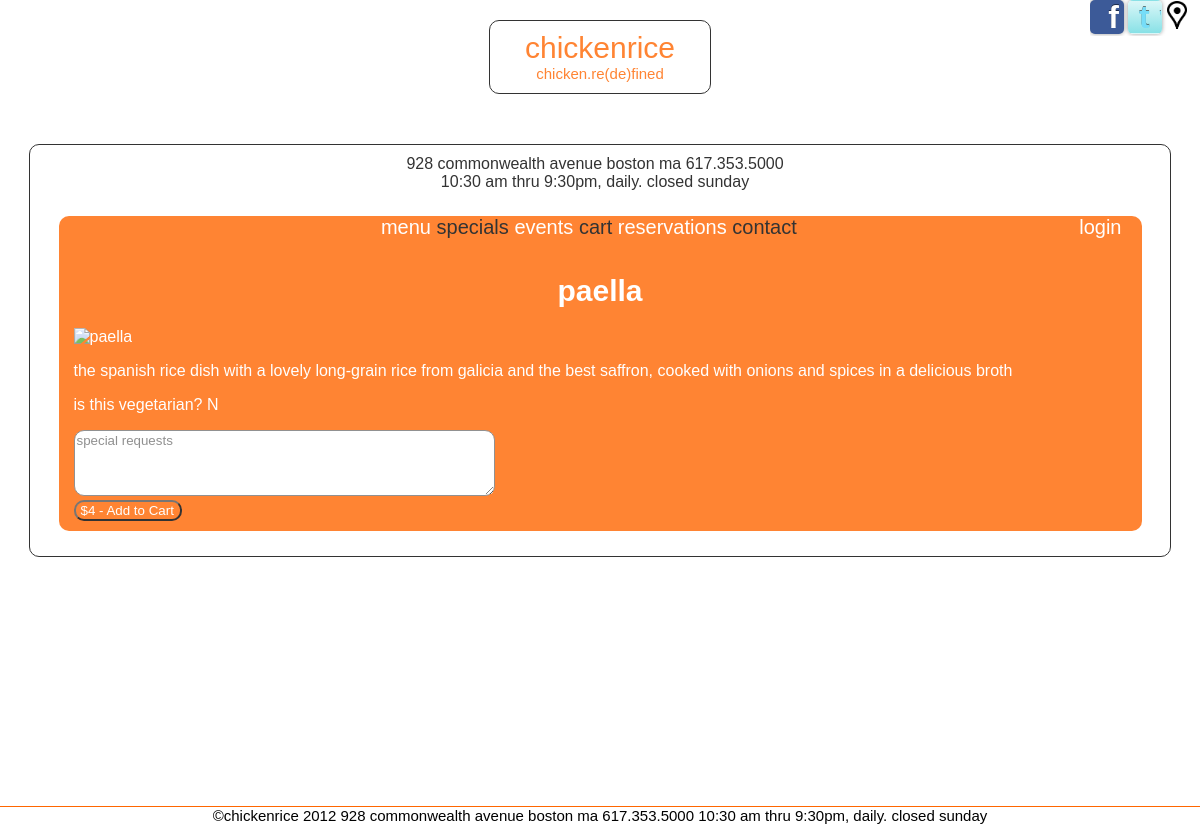
Page /menu/index.php?action=itemdetail&menuid=5 on the committed database.
### tables this page shows
CREATE TABLE IF NOT EXISTS `menu` (
  `id` int(10) NOT NULL AUTO_INCREMENT,
  `menuType` int(10) NOT NULL,
  `foodItem` int(10) NOT NULL,
  `price` int(5) NOT NULL,
  `cost` int(5) NOT NULL,
  `specialDay` varchar(1) NULL,
  PRIMARY KEY (`id`),
  KEY `menuType` (`menuType`),
  KEY `foodItem` (`foodItem`)
);

CREATE TABLE IF NOT EXISTS `food` (
  `id` int(10) NOT NULL AUTO_INCREMENT,
  `name` varchar(25) NOT NULL,
  `description` varchar(255) NOT NULL,
  `isVegetarian` varchar(1) NOT NULL DEFAULT 'N',
  `imageName` varchar(255) NULL,
  PRIMARY KEY (`id`)
);

### model/database.php (called while the page is built, shortened)
<?php
class Database {
    private static $dsn = 'mysql:host=localhost;dbname=chickenrice';
    private static $username = 'chickenrice';
    private static $password = 'password';
    private static $db;
    public static function getDB () {
        if (!isset(self::$db)) {
            try {
                self::$db = new PDO(self::$dsn,
                                     self::$username,
                                     self::$password);
            } catch (PDOException $e) {
                $error_message = $e->getMessage();
                include('../errors/database_error.php');
                exit();
            }
        }
        return self::$db;
    }
}
?>

### model/menu.php (called while the page is built, shortened)
<?php
class Menu{
	private $foodName;
	private $description;
	private $vegetarian;
	private $price;
	private $imageName;
	public function getImageName(){
		return $this->imageName;
	}
	public function getFoodName(){
		return $this->foodName;
	}
	public function getDescription(){
		return $this->description;
	}
	public function getVegetarian(){
		return $this->vegetarian;
	}
	public function getPrice(){
		return $this->price;
	}
	private function init($row){
		$this->foodName = $row['foodName'];
		$this->description = $row['description'];
		$this->vegetarian = $row['vegetarian'];
		$this->price = $row['price'];
		$this->imageName = $row['image'];
	}
	public static function getMenuItem($db, $id, $customerRequest){
		$sql="SELECT
		m.id as menuId,
		t.name as menuType,
		f.name as foodName,
		f.description as description,
		f.isVegetarian as vegetarian,
		m.price as price,
		m.specialDay as specialday,
		f.imageName as image
		FROM `menu` m JOIN `menutype` t ON m.menuType=t.id
		JOIN `food` f ON m.foodItem=f.id
		WHERE m.id=$id";
		$statement= $db->prepare($sql);
		$statement->execute();
		$row = $statement->fetch();
		$d = new Menu($db);
		$d->init($row);
		$d->setCustomerRequest($customerRequest);
		return $d;
	}
}
?>

### menu/itemdetail.php (the view, shortened to what this page needs)
<?php
include('../include/header.php');
include('../include/body.php');
if (isset($menuItem)){
	$foodName=$menuItem->getFoodName();
	$description=$menuItem->getDescription();
	$vegetarian=$menuItem->getVegetarian();
	$price=$menuItem->getPrice();
	$imageName=$menuItem->getImageName();
}
?>
<h1>
	<?php echo $foodName;?>
</h1>
<img class="menuimage"
	src="../img/bg/<?php echo $imageName;?>" alt="<?php echo $foodName;?>">
<p>
	<?php echo $description;?>
</p>
<p>
	is this vegetarian?
	<?php echo $vegetarian;?>
</p>
<form name="addtocart" method="POST"
	action="../controller/addtocart.php">
	<textarea name="customerRequest" maxlength="255" placeholder="special requests" rows="4" cols="50"></textarea>
	<br>
	<input type="submit" value="$<?php echo $price; ?> - Add to Cart"> <input
</form>
<?php include('../include/footer.php'); ?>

### css/styles.css (style rules this page uses)
* { font-family: Arial, sans-serif; color: #FFFFFF; }
html { height: 100%; }
body { background-color: #000000; margin: 0; height: 100%; min-height: 100%; padding-bottom: 18px; scrollbar-base-color: #FF6600; scrollbar-arrow-color: #FF6600; scrollbar-DarkShadow-Color: #FF6600; background: url("img/bg/bg-01.jpg") no-repeat fixed center center; filter: progid:DXImageTransform.Microsoft.AlphaImageLoader(src="img/bg/bg-01.jpg", sizingMethod="scale" ); -webkit-background-size: cover; -moz-background-size: cover; -o-background-size: cover; background-size: cover; scrollbar-arrow-color: #FF6600; scrollbar-DarkShadow-Color: #FF6600; }
h1 { font-size: 30px; }
h1,h2,h3 { clear: both; text-align: center; }
input { background-color: #FF6600; color: #FFFFFF; padding-left: 5px; }
select,input,#innerframe,#outerframe,#logo,textarea,fieldset { -webkit-border-radius: 10px; -moz-border-radius: 10px; -khtml-border-radius: 10px; border-radius: 10px; }
input,select,option,textarea { background-color: #FFFFFF; color: #FF6600; }
input[type="submit"],input[type="reset"],input[type="button"] { background-color: #FF6600; color: #FFFFFF; }
.menuimage { width: 300px; height: 200px; margin: auto; }

### rows in the picture
menu: foodItem.name "paella", foodItem.description "the spanish rice dish with a lovely long-grain rice from galicia and the best saffron, cooked with onions and spices in a delicious broth", foodItem.isVegetarian "N", price "$4 - Add to Cart"
